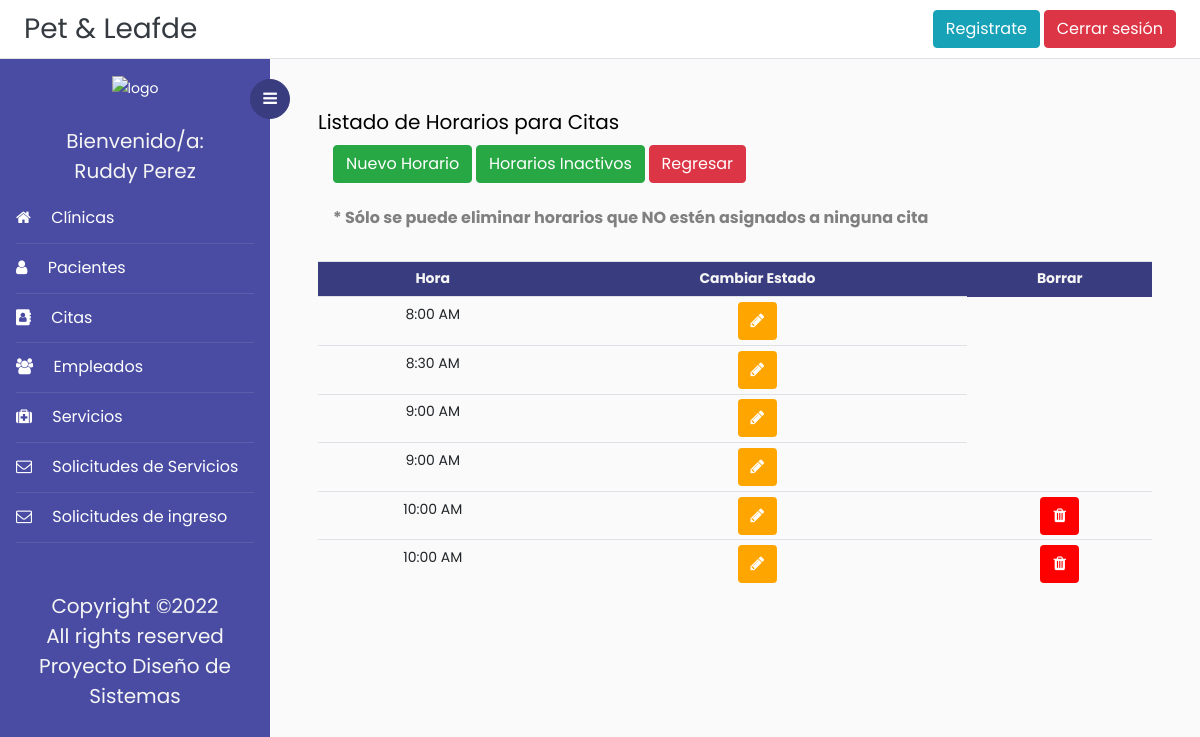
/listadoHorarios/ (signed in), run on the app's committed database.
### Veterinaria/models.py (models this page shows, shortened)
class Horario(models.Model):
    id = models.AutoField(primary_key = True)
    hora = models.CharField(max_length=5, help_text=" Formato de Hora: ##:##", validators=[formato_Hora])
    clinica = models.ForeignKey('Clinica', on_delete = models.PROTECT)
    activo = models.BooleanField(blank=True,  default=1)
    INDICADOR = (('am','AM'),('pm', 'PM'))# Estructura para la selección del indicador de la hora
    indicador = models.CharField(max_length=2, choices=INDICADOR, blank=True, help_text='')

### Veterinaria/views.py (the view)
# urls.py: path('listadoHorarios/', login_required(ListadoHorarios), name='listado_horarios'),
def ListadoHorarios(request):
    horarios = Horario.objects.all().order_by('id')
    citas = Cita.objects.all()
    horaCita = Horario.objects.none()
    horaBorrar = Horario.objects.none()
    for c in citas:
        horaCita |= Horario.objects.filter(id = c.horaCita_id)
    horaId = []
    for hC in horaCita:
        horaId.append(hC.id)
    for h in horarios:
        if h.id not in horaId:
            horaBorrar |= Horario.objects.filter(id = h.id)
    return render(request, 'Plantillas/listadoHorarios.html', {'horarios':horarios, 'horaBorrar':horaBorrar})

### Veterinaria/templates/Plantillas/listadoHorarios.html (shortened to what this page needs)
{% extends 'base.html' %}
{% block content %}
<h5>Listado de Horarios para Citas</h5>
<div class="container">
	<div>
		<a href="{% url 'crear_horario' %}" class="btn btn-success">
  		 Nuevo Horario</a>
		<a href="{% url 'horarios_inactivos' %}" class="btn btn-success">
  		 Horarios Inactivos</a>
		<a href="{% url 'listado_citas' %}" class="btn btn-danger">
  		 Regresar</a>
	</div>
	<br>
	<h6><B>* Sólo se puede eliminar horarios que NO estén asignados a ninguna cita</B></h6>
</div>
<br>
	<table  class="table table-sm">
		<tr style="text-align: center; background-color: #393c7f; color:whitesmoke;">
			<th style="text-align: center">Hora</th>
			<th style="text-align: center">Cambiar Estado</th>
			<th style="text-align: center">Borrar</th>
		</tr>
		{% for h in horarios %}
			{% if h.activo == 1%}
			<tr>
				<td style="text-align: center">{{h.hora}} {% if h.indicador == 'am' %} AM{%else%} PM{%endif%}</td>
				<td style="text-align:center;">
					<button onclick="return abrir_modal('{% url 'modificar_horario' h.pk %}')"  style="color:white; background-color:orange" class="btn btn-successtn"><i class="fa fa-pencil" aria-hidden="true"></i></button>
				</td>
				{% for hB in horaBorrar %}
					{% if h.id == hB.id%}
					<td style="text-align:center;">
						<button onclick="return abrir_modal('{% url 'borrar_horario' h.pk %}')"  style="color:white; background-color:red" class="btn btn-successtn"><i class="fa fa-trash" aria-hidden="true"></i></button>
					</td>
					{% endif %}
				{% endfor %}
			</tr>
			{% endif %}
		{% endfor %}
	</table>
{% endblock content%}

### Veterinaria/templates/base.html (shortened to what this page needs)
<!doctype html>
<html lang="en">
  <head>
	<link rel="stylesheet" href="https://cdnjs.cloudflare.com/ajax/libs/select2/4.0.13/css/select2.min.css" />
    <link rel="stylesheet" href="https://cdn.jsdelivr.net/bxslider/4.2.12/jquery.bxslider.css">
	<link rel="stylesheet" href="https://stackpath.bootstrapcdn.com/font-awesome/4.7.0/css/font-awesome.min.css">
    {% load static %}
	<link rel="stylesheet" href="{% static 'css/style.css' %}">
    <link href='https://api.mapbox.com/mapbox-gl-js/v2.3.1/mapbox-gl.css' rel='stylesheet' />
  </head>
  <body>
		{% block navbar %}
	  <div class="d-flex flex-column flex-md-row align-items-center p-2 px-md-4 bg-white border-bottom box-shadow">
      <h3 class="my-0 mr-md-auto font-weight-normal" ><a class="text-dark" href="{% url 'index' %}">Pet & Leafde</a></h3>
	  <a class="btn btn-info" href="{% url 'registro'%}">Registrate</a>&nbsp;
	  {% if request.user.is_authenticated %}
      <a class="btn btn-danger" href="{% url 'logout' %}">Cerrar sesión</a>
	  {% else %}
	  <a class="btn btn-success" href="{% url 'login' %}">Iniciar sesión</a>
	  {% endif %}
    </div>
		<div class="wrapper d-flex align-items-stretch">
			<nav id="sidebar">
				<div class="custom-menu">
					<button type="button" id="sidebarCollapse" class="btn btn-primary">
	          <i class="fa fa-bars"></i>
	        </button>
        </div>
				<div class="p-3">
        <div class="contenedor_logo" align="center">
            <img  class="logo"  src="{% static 'images/logo.png'%}" alt="logo">
        </div>&nbsp;
			{% if request.user.is_authenticated %}
			<h5 style="color:whitesmoke;" class="my-0 mr-md-auto font-weight-normal" align ="center">Bienvenido/a:</h5>
			<h5 style="color:whitesmoke;" align ='center'>{{user.first_name}} {{user.last_name}}</h5>
	        <ul class="list-unstyled components mb-5">
	          <li class="active">
	            <a href="{% url 'listar_clinica' %}"><span class="fa fa-home mr-3"></span> Clínicas</a>
	          </li>
	          <li class="active">
	            <a href="{% url 'listado_pacientes' %}"><span class="fa fa-user mr-3"></span> Pacientes</a>
	          </li>
	          <li class="active">
              <a href="{% url 'listado_citas' %}"><span class="fa fa-address-book mr-3"></span> Citas</a>
	          </li>
	          <li class="active">
              	<a href="{% url 'listado_empleados' %}"><span class="fa fa-users mr-3"></span> Empleados</a>
	          </li>
			  <li class="active">
              	<a href="{% url 'listado_servicios' %}"><span class="fa fa-medkit mr-3"></span> Servicios</a>
	          </li>
			  <li class="active">
              	<a href="{% url 'listado_solicitud_servicio' %}"><span class="fa fa-envelope-o mr-3"></span> Solicitudes de Servicios</a>
	          </li>
			  <li class="active">
				<a href="{% url 'listado_solicitudes' %}"><span class="fa fa-envelope-o mr-3"></span> Solicitudes de ingreso</a>
			</li>
			</ul>
			{% endif %}
	        <div class="footer">
	        	<h5 align="center" style="color:whitesmoke;">
						  Copyright &copy;<script>document.write(new Date().getFullYear());</script><br>
						  All rights reserved <br> Proyecto Diseño de Sistemas
	        </div>
	      </div>
    	</nav>
        {% endblock navbar%}
      <div id="content" class="p-4 p-md-5 pt-5">
	  {% block content %}{% endblock content%}
  </body>
</html>

### data on the page
Horario: hora "8:00", indicador "AM"
Horario: hora "8:30", indicador "AM"
Horario: hora "9:00", indicador "AM"
Horario: hora "9:00", indicador "AM"
Horario: hora "10:00", indicador "AM"
Horario: hora "10:00", indicador "AM"

### other printed values
{{ user.first_name }} "Ruddy"
{{ user.last_name }} "Perez"
